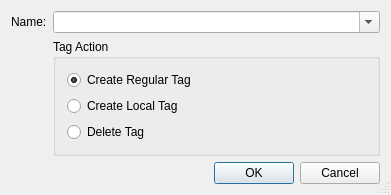
<?xml version="1.0" encoding="UTF-8"?>
<ui version="4.0">
 <class>HgTagDialog</class>
 <widget class="QDialog" name="HgTagDialog">
  <property name="geometry">
   <rect>
    <x>0</x>
    <y>0</y>
    <width>391</width>
    <height>189</height>
   </rect>
  </property>
  <property name="windowTitle">
   <string>Subversion Tag</string>
  </property>
  <property name="sizeGripEnabled">
   <bool>true</bool>
  </property>
  <layout class="QGridLayout">
   <item row="2" column="0" colspan="2">
    <widget class="QDialogButtonBox" name="buttonBox">
     <property name="orientation">
      <enum>Qt::Horizontal</enum>
     </property>
     <property name="standardButtons">
      <set>QDialogButtonBox::Cancel|QDialogButtonBox::Ok</set>
     </property>
    </widget>
   </item>
   <item row="0" column="1">
    <widget class="QComboBox" name="tagCombo">
     <property name="sizePolicy">
      <sizepolicy hsizetype="Expanding" vsizetype="Fixed">
       <horstretch>0</horstretch>
       <verstretch>0</verstretch>
      </sizepolicy>
     </property>
     <property name="toolTip">
      <string>Enter the name of the tag</string>
     </property>
     <property name="whatsThis">
      <string>&lt;b&gt;Tag Name&lt;/b&gt;
&lt;p&gt;Enter the name of the tag to be created, moved or deleted.&lt;/p&gt;</string>
     </property>
     <property name="editable">
      <bool>true</bool>
     </property>
     <property name="autoCompletion">
      <bool>true</bool>
     </property>
     <property name="duplicatesEnabled">
      <bool>false</bool>
     </property>
    </widget>
   </item>
   <item row="0" column="0">
    <widget class="QLabel" name="TextLabel1">
     <property name="text">
      <string>Name:</string>
     </property>
    </widget>
   </item>
   <item row="1" column="1">
    <widget class="QGroupBox" name="TagActionGroup">
     <property name="title">
      <string>Tag Action</string>
     </property>
     <layout class="QVBoxLayout">
      <item>
       <widget class="QRadioButton" name="createRegularButton">
        <property name="toolTip">
         <string>Select to create a regular tag</string>
        </property>
        <property name="whatsThis">
         <string>&lt;b&gt;Create Regular Tag&lt;/b&gt;
&lt;p&gt;Select this entry in order to create a regular tag.&lt;/p&gt;</string>
        </property>
        <property name="text">
         <string>Create Regular Tag</string>
        </property>
        <property name="checked">
         <bool>true</bool>
        </property>
       </widget>
      </item>
      <item>
       <widget class="QRadioButton" name="createLocalButton">
        <property name="toolTip">
         <string>Select to create a local tag</string>
        </property>
        <property name="whatsThis">
         <string>&lt;b&gt;Create Local Tag&lt;/b&gt;
&lt;p&gt;Select this entry in order to create a local tag.&lt;/p&gt;</string>
        </property>
        <property name="text">
         <string>Create Local Tag</string>
        </property>
       </widget>
      </item>
      <item>
       <widget class="QRadioButton" name="deleteButton">
        <property name="toolTip">
         <string>Select to delete a tag</string>
        </property>
        <property name="whatsThis">
         <string>&lt;b&gt;Delete Tag&lt;/b&gt;
&lt;p&gt;Select this entry in order to delete the selected tag.&lt;/p&gt;</string>
        </property>
        <property name="text">
         <string>Delete Tag</string>
        </property>
       </widget>
      </item>
     </layout>
    </widget>
   </item>
  </layout>
 </widget>
 <layoutdefault spacing="6" margin="11"/>
 <pixmapfunction>qPixmapFromMimeSource</pixmapfunction>
 <tabstops>
  <tabstop>tagCombo</tabstop>
  <tabstop>createRegularButton</tabstop>
  <tabstop>createLocalButton</tabstop>
  <tabstop>deleteButton</tabstop>
 </tabstops>
 <resources/>
 <connections>
  <connection>
   <sender>buttonBox</sender>
   <signal>accepted()</signal>
   <receiver>HgTagDialog</receiver>
   <slot>accept()</slot>
   <hints>
    <hint type="sourcelabel">
     <x>85</x>
     <y>192</y>
    </hint>
    <hint type="destinationlabel">
     <x>25</x>
     <y>214</y>
    </hint>
   </hints>
  </connection>
  <connection>
   <sender>buttonBox</sender>
   <signal>rejected()</signal>
   <receiver>HgTagDialog</receiver>
   <slot>reject()</slot>
   <hints>
    <hint type="sourcelabel">
     <x>122</x>
     <y>193</y>
    </hint>
    <hint type="destinationlabel">
     <x>128</x>
     <y>210</y>
    </hint>
   </hints>
  </connection>
 </connections>
</ui>
